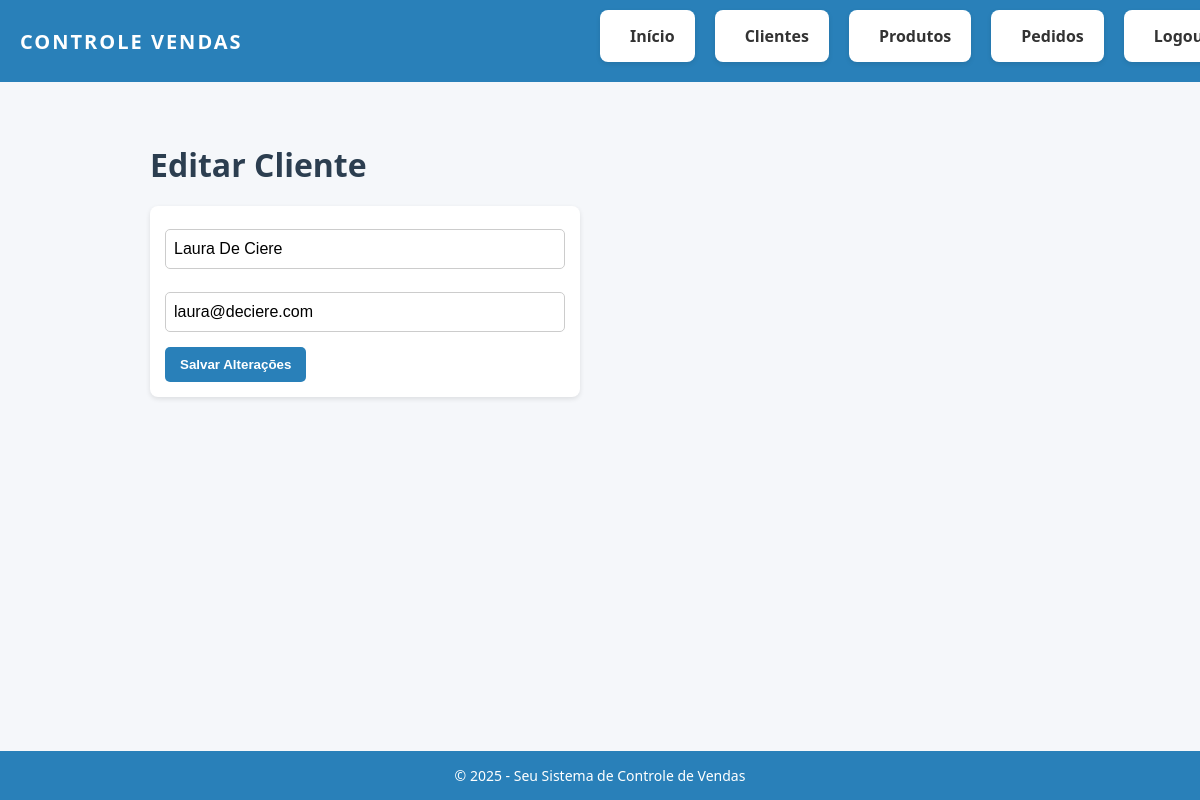
The page /clientes/editar/1 on the database as committed earlier.
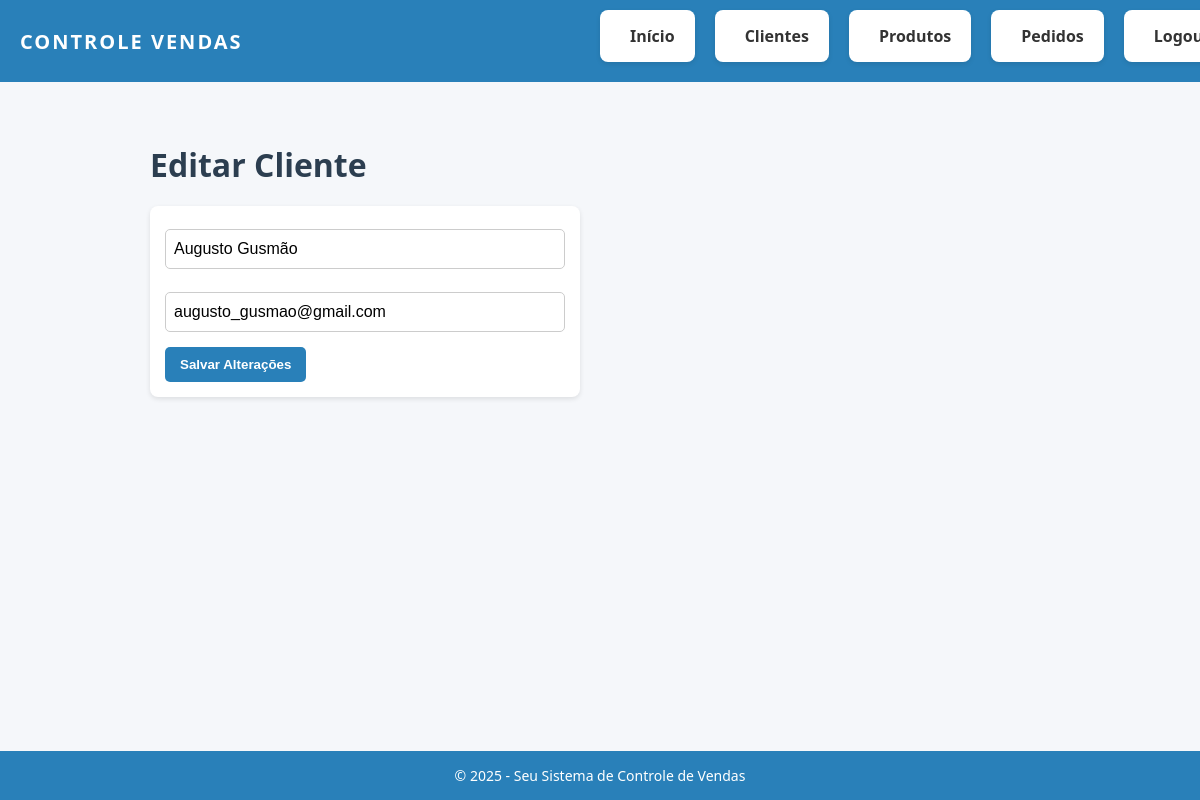
The same page on the database as committed later.
### models.py (models this page shows)
class Cliente(db.Model):
    id = db.Column(db.Integer, primary_key=True)
    nome = db.Column(db.String(100), nullable=False)
    email = db.Column(db.String(100), nullable=False)
    pedidos = db.relationship(
        'Pedido',
        backref='cliente',
        lazy=True,
        cascade="all, delete-orphan"
    )

### app.py (the view)
@app.route('/clientes/editar/<int:cliente_id>')
def form_editar_cliente(cliente_id):
    cliente = Cliente.query.get_or_404(cliente_id)
    return render_template('editar_cliente.html', cliente=cliente, current_year=datetime.now().year)

### app.py (called while the page is built)
@app.before_request
def criar_tabelas():
    if not hasattr(app, 'db_initialized'):
        db.create_all()
        app.db_initialized = True

### templates/editar_cliente.html (shortened to what this page needs)
﻿{% extends 'base.html' %}
{% block content %}
<h1>Editar Cliente</h1>
    <form action="{{ url_for('editar_cliente', cliente_id=cliente.id) }}" method="POST">
        <input type="text" name="nome" value="{{ cliente.nome }}" required>
        <input type="email" name="email" value="{{ cliente.email }}" required>
        <button type="submit">Salvar Alterações</button>
    </form>
    {% endblock %}

Rows that differ between the two databases and show on the page:
changed Cliente: nome "Laura De Ciere" → "Augusto Gusmão"; email "laura@deciere.com" → "augusto_gusmao@gmail.com"
